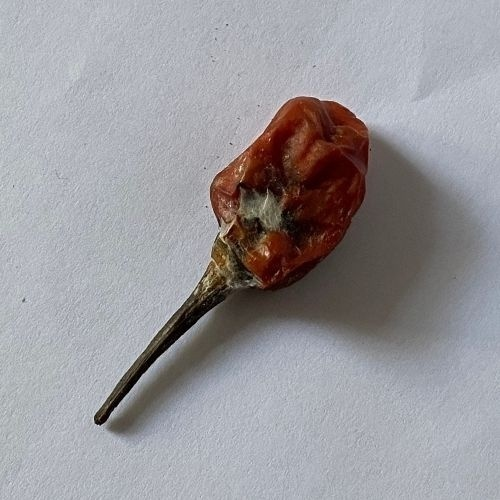
#> input picture learning2/test/busuk_19.jpg, 500 x 500 px
$ python -i ekspor_klasifikasi.py   (imports and definitions only)
#> lines starting #> are read from the running program, lines starting #| are printed output that depends on the picture; after the words box and inside, x2 and y2 are one past the last pixel; in counts of white or black regions, pixels touching at a corner belong together
import tkinter as tk
import os
import cv2
import numpy as np
from sklearn import svm
from sklearn.model_selection import train_test_split, GridSearchCV
from sklearn.metrics import accuracy_score, classification_report, f1_score, multilabel_confusion_matrix
from sklearn.preprocessing import StandardScaler
import joblib
import json
from PIL import Image
import re

def extract_features(image_path):
    # Membaca citra menggunakan OpenCV
#> called with image_path = '../learning2/test/busuk_19.jpg'
    image = cv2.imread(image_path)
#> image is the input picture: shape (500, 500, 3); mean B, G, R 155.3, 151.5, 153.6

    # Periksa apakah citra dapat dibaca
    if image is None:
        print(f"Warning: Failed to read image at {image_path}")
        # Berikan nilai khusus atau tanggapi sesuai kebutuhan
        return np.zeros(769)  # Memastikan dimensi fitur tetap

    # Langkah 1: Ekstraksi Ukuran Citra
    size_feature = np.prod(image.shape)
#> size_feature = 750000

    # Langkah 2: Segmentasi menggunakan deteksi tepi Canny
    gray_image = cv2.cvtColor(image, cv2.COLOR_BGR2GRAY)
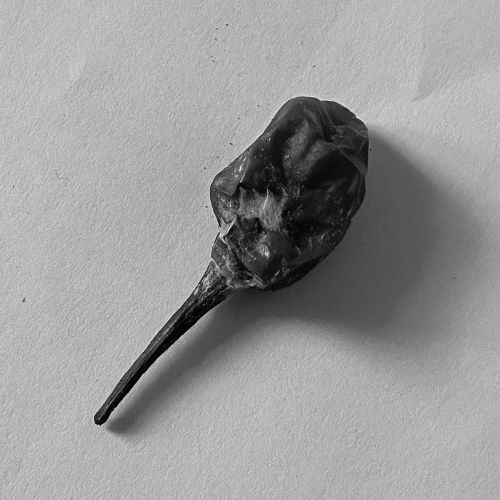
#> gray_image: shape (500, 500); min 0, max 241, mean 152.6
    edges = cv2.Canny(gray_image, 50, 150)
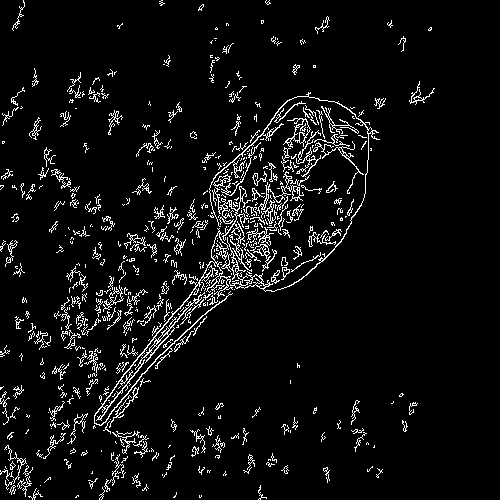
#> edges: shape (500, 500); 5.9% white in thin lines or dots, all inside (x1, y1, x2, y2) = (0, 0, 435, 500)

    # Langkah 3: Ekstraksi Histogram dari hasil segmentasi
    hist_edges = cv2.calcHist([edges], [0], None, [256], [0, 256])
#> hist_edges = 256 values, max 235333 at index 0, min 0 at index 1, mean 976.6

    # Langkah 4: Ekstraksi Histogram Warna dari citra asli
    # Konversi citra ke ruang warna HSV
    hsv_image = cv2.cvtColor(image, cv2.COLOR_BGR2HSV)
#> hsv_image: shape (500, 500, 3); mean H, S, V 90.2, 33.7, 161.7

    # Hitung histogram warna untuk setiap saluran (Hue, Saturation, Value)
    hist_hue = cv2.calcHist([hsv_image], [0], None, [256], [0, 256])
#> hist_hue = 256 values, max 113990 at index 111, min 0 at index 31, mean 976.6
    hist_saturation = cv2.calcHist([hsv_image], [1], None, [256], [0, 256])
#> hist_saturation = 256 values, max 38355 at index 14, min 0 at index 1, mean 976.6
    hist_value = cv2.calcHist([hsv_image], [2], None, [256], [0, 256])
#> hist_value = 256 values, max 8801 at index 187, min 0 at index 242, mean 976.6

    # Gabungkan histogram menjadi satu vektor fitur
    color_feature = np.concatenate([hist_hue.flatten(), hist_saturation.flatten(), hist_value.flatten(), hist_edges.flatten()])
#> color_feature = 1024 values, max 235333 at index 768, min 0 at index 31, mean 976.6

    # Perbaikan: Menggunakan np.array daripada np.prod untuk size_feature
    return np.concatenate([np.array([size_feature]), color_feature])

# [199 lines left out: functions train_and_export_classification_results, show_ekspor_klasifikasi, not called in this run]

>>> result = extract_features('../learning2/test/busuk_19.jpg')
#> result = 1025 values, max 750000 at index 0, min 0 at index 32, mean 1707.3

$ run again, on learning2/test/matang_3.jpg
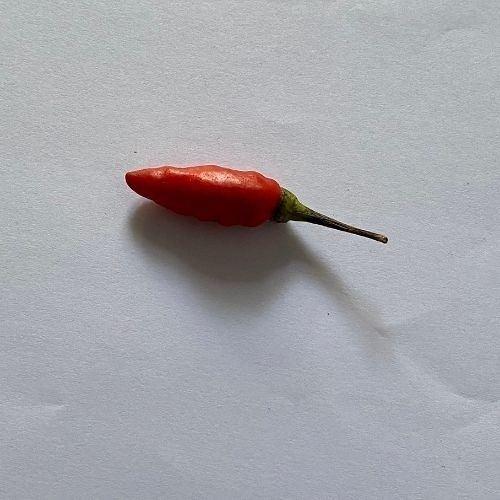
#> input picture learning2/test/matang_3.jpg, 500 x 500 px
#> in extract_features, image is the input picture: shape (500, 500, 3); mean B, G, R 170.2, 165.3, 165.5
#> in extract_features, `gray_image = cv2.cvtColor(image, cv2.COLOR_BGR2GRAY)`:
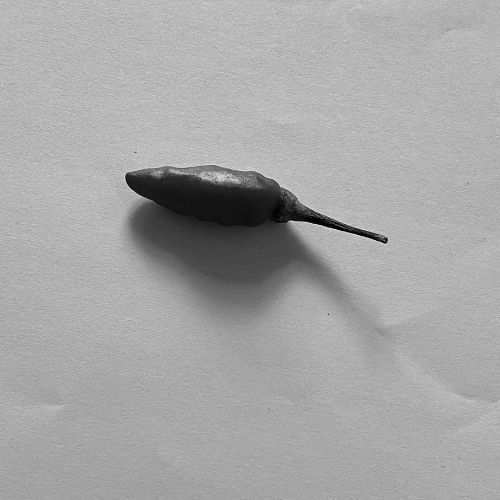
#> gray_image: shape (500, 500); min 0, max 237, mean 165.9
#> in extract_features, `edges = cv2.Canny(gray_image, 50, 150)`:
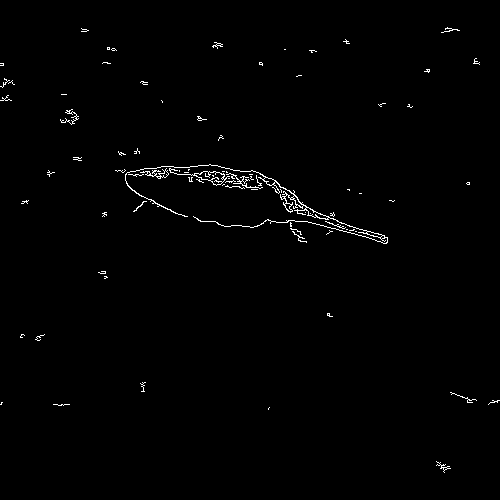
#> edges: shape (500, 500); 0.89% white in thin lines or dots, all inside (x1, y1, x2, y2) = (0, 27, 500, 473)
#> hist_edges = 256 values, max 247787 at index 0, min 0 at index 1, mean 976.6
#> hsv_image: shape (500, 500, 3); mean H, S, V 102.4, 21.3, 173.6
#> hist_hue = 256 values, max 74980 at index 111, min 0 at index 41, mean 976.6
#> hist_saturation = 256 values, max 26192 at index 4, min 0 at index 1, mean 976.6
#> hist_value = 256 values, max 11442 at index 183, min 2 at index 0, mean 976.6
#> color_feature = 1024 values, max 247787 at index 768, min 0 at index 41, mean 976.6
#> result = 1025 values, max 750000 at index 0, min 0 at index 42, mean 1707.3

$ run again, on learning2/test/matang_5.jpg
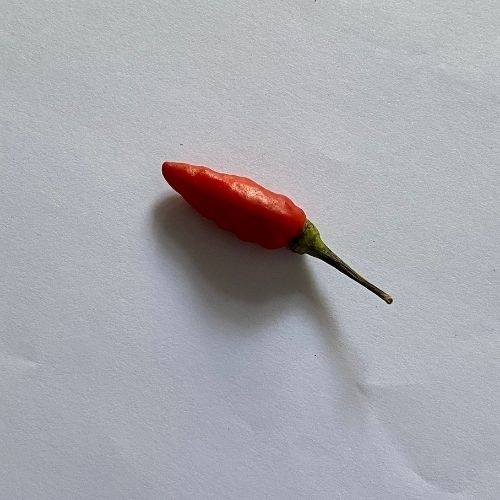
#> input picture learning2/test/matang_5.jpg, 500 x 500 px
#> in extract_features, image is the input picture: shape (500, 500, 3); mean B, G, R 172.3, 167.1, 166.9
#> in extract_features, `gray_image = cv2.cvtColor(image, cv2.COLOR_BGR2GRAY)`:
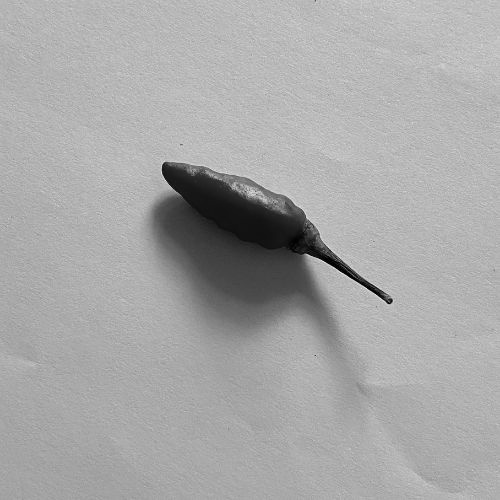
#> gray_image: shape (500, 500); min 0, max 245, mean 167.7
#> in extract_features, `edges = cv2.Canny(gray_image, 50, 150)`:
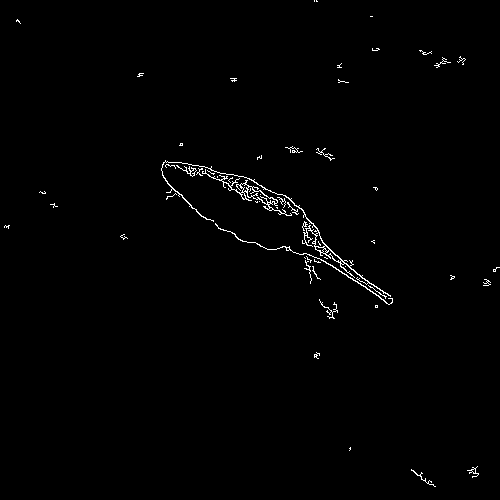
#> edges: shape (500, 500); 0.9% white in thin lines or dots
#> hist_edges = 256 values, max 247757 at index 0, min 0 at index 1, mean 976.6
#> hsv_image: shape (500, 500, 3); mean H, S, V 101.3, 22.2, 175.8
#> hist_hue = 256 values, max 70761 at index 111, min 0 at index 41, mean 976.6
#> hist_saturation = 256 values, max 26171 at index 11, min 0 at index 1, mean 976.6
#> hist_value = 256 values, max 11206 at index 185, min 4 at index 252, mean 976.6
#> color_feature = 1024 values, max 247757 at index 768, min 0 at index 41, mean 976.6
#> result = 1025 values, max 750000 at index 0, min 0 at index 42, mean 1707.3
